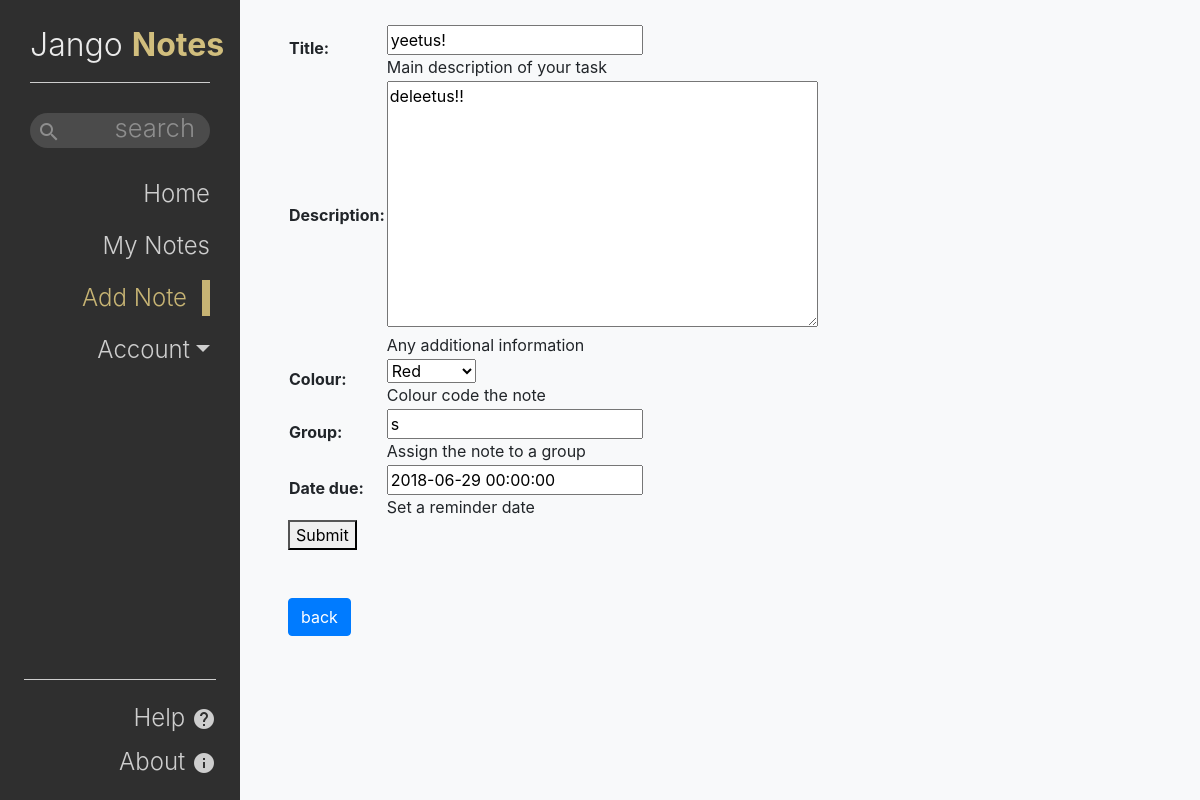
The page /note/1 (signed in) on the database its author committed.
### notesApp/models.py (models this page shows, shortened)
class Note(models.Model):
    colourChoices = (
        ('blue', 'Blue'),
        ('red', 'Red'),
        ('green', 'Green'),
        ('yellow', 'Yellow'),
    )
    owner = models.ForeignKey(User, on_delete=models.CASCADE)
    title = models.CharField(
        max_length=50, help_text="Main description of your task")
    description = models.TextField(
        blank=True, null=True, help_text="Any additional information")
    colour = models.CharField(blank=True, null=True,
                              max_length=50, choices=colourChoices, help_text="Colour code the note")
    group = models.CharField(
        blank=True, null=True, max_length=50, help_text="Assign the note to a group")
    dateCreated = models.DateTimeField(
        auto_now_add=True, verbose_name='date created')
    dateDue = models.DateTimeField(
        blank=True, null=True, help_text="Set a reminder date", verbose_name='date due')
    class Meta:
        ordering = ["dateCreated"]

### notesApp/views.py (the view)
# urls.py: path('note/<int:pk>', views.EditNote, name='editNote'),
@login_required
def EditNote(request, pk):
    note = get_object_or_404(Note, pk=pk)
    if note.owner != request.user:
        raise Http404("You can only edit your own notes.")
    if request.method == 'POST':
        form = NoteForm(request.POST, instance=note)
        if form.is_valid():
            form.save()
            return redirect('notes')
    else:
        form = NoteForm(instance=note)
    return render(request, 'notesApp/noteForm.html', {'form': form })

### notesApp/forms.py
class NoteForm(forms.ModelForm):
    class Meta:
        model = Note
        exclude = ['owner']
        widgets = {'dateDue': DateTimePickerInput(options={
            "showClose": False,
            "showClear": False,
            "showTodayButton": True,
            "format": "MM/DD/YYYY HH:mm",
        })}

### templates/notesApp/noteForm.html (shortened to what this page needs)
{% extends "base.html" %}
{% block content %}
  <form action="" method="POST">
    <table>
      {{ form }}
    </table>
    <button type="submit">Submit</button>
  </form>
  <br><br>
  <a href="{% url 'notes' %}" class="btn btn-primary">back</a>
{% endblock %}
{% block sidebar %}
<li class="nav-item">
    <a class="nav-link" href="{% url 'index' %}">Home</a>
  </li>
  <li class="nav-item">
    <a class="nav-link" href="{% url 'notes' %}">My Notes</a>
  </li>
  <li class="nav-item active">
    <a class="nav-link" href="{% url 'noteCreate' %}">Add Note</a>
  </li>
{% endblock %}

### static/notesApp/css/style.css (style rules this page uses)
html, body { height: 100%; min-height: 100%; }
::placeholder { color: #8E8E8E !important }
.sidenav > .navbar-nav > .nav-item > .nav-link { color: #CECECE; }
.sidenav > .navbar-nav > .active a { color: #C7B474 !important; border-right: #C7B474 8px solid; padding: 0; padding-right: 15px !important; margin: 8px 0; }

### rows shown on the page
Note: title "yeetus!", description "deleetus!!", colour "Red", group "s", dateDue "2018-06-29 00:00:00"
